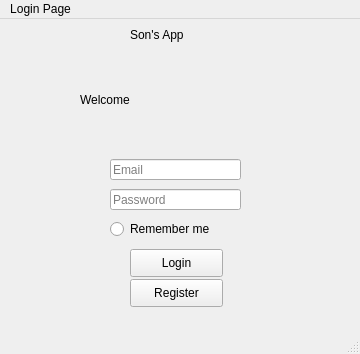
<?xml version="1.0" encoding="UTF-8"?>
<ui version="4.0">
 <class>Login</class>
 <widget class="QMainWindow" name="Login">
  <property name="geometry">
   <rect>
    <x>0</x>
    <y>0</y>
    <width>360</width>
    <height>354</height>
   </rect>
  </property>
  <property name="maximumSize">
   <size>
    <width>360</width>
    <height>360</height>
   </size>
  </property>
  <property name="windowTitle">
   <string>MainWindow</string>
  </property>
  <widget class="QWidget" name="centralwidget">
   <widget class="QLabel" name="label">
    <property name="geometry">
     <rect>
      <x>130</x>
      <y>0</y>
      <width>91</width>
      <height>32</height>
     </rect>
    </property>
    <property name="styleSheet">
     <string notr="true">font: normal 750 20px &quot;Times New Roman&quot;;</string>
    </property>
    <property name="text">
     <string>Son's App</string>
    </property>
   </widget>
   <widget class="QLabel" name="label_2">
    <property name="geometry">
     <rect>
      <x>80</x>
      <y>60</y>
      <width>201</width>
      <height>41</height>
     </rect>
    </property>
    <property name="styleSheet">
     <string notr="true">font: normal 900 50px &quot;Times New Roman&quot;;
</string>
    </property>
    <property name="text">
     <string>Welcome</string>
    </property>
   </widget>
   <widget class="QLineEdit" name="txtEmail">
    <property name="geometry">
     <rect>
      <x>110</x>
      <y>140</y>
      <width>131</width>
      <height>21</height>
     </rect>
    </property>
    <property name="inputMask">
     <string/>
    </property>
    <property name="text">
     <string/>
    </property>
    <property name="placeholderText">
     <string>Email</string>
    </property>
   </widget>
   <widget class="QLineEdit" name="txtPass">
    <property name="geometry">
     <rect>
      <x>110</x>
      <y>170</y>
      <width>131</width>
      <height>21</height>
     </rect>
    </property>
    <property name="text">
     <string/>
    </property>
    <property name="echoMode">
     <enum>QLineEdit::Password</enum>
    </property>
    <property name="placeholderText">
     <string>Password</string>
    </property>
   </widget>
   <widget class="QRadioButton" name="radioButton">
    <property name="geometry">
     <rect>
      <x>110</x>
      <y>200</y>
      <width>111</width>
      <height>20</height>
     </rect>
    </property>
    <property name="styleSheet">
     <string notr="true">font: normal normal 12px &quot;Times New Roman&quot;;
</string>
    </property>
    <property name="text">
     <string>Remember me</string>
    </property>
   </widget>
   <widget class="QPushButton" name="btnLogin">
    <property name="geometry">
     <rect>
      <x>130</x>
      <y>230</y>
      <width>93</width>
      <height>28</height>
     </rect>
    </property>
    <property name="styleSheet">
     <string notr="true">font: normal 900 18px &quot;Times New Roman&quot;;
</string>
    </property>
    <property name="text">
     <string>Login</string>
    </property>
   </widget>
   <widget class="QPushButton" name="btnRegister">
    <property name="geometry">
     <rect>
      <x>130</x>
      <y>260</y>
      <width>93</width>
      <height>28</height>
     </rect>
    </property>
    <property name="styleSheet">
     <string notr="true">font: normal 900 18px &quot;Times New Roman&quot;;
</string>
    </property>
    <property name="text">
     <string>Register</string>
    </property>
   </widget>
  </widget>
  <widget class="QMenuBar" name="menubar">
   <property name="geometry">
    <rect>
     <x>0</x>
     <y>0</y>
     <width>360</width>
     <height>26</height>
    </rect>
   </property>
   <widget class="QMenu" name="menuLogin_Page">
    <property name="title">
     <string>Login Page</string>
    </property>
   </widget>
   <addaction name="menuLogin_Page"/>
  </widget>
  <widget class="QStatusBar" name="statusbar"/>
 </widget>
 <resources/>
 <connections/>
</ui>
